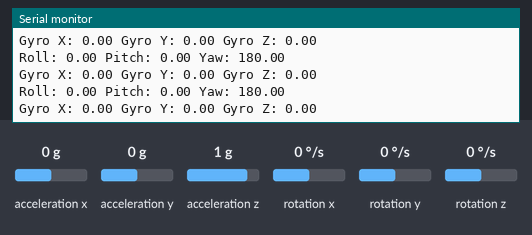
Bench run of a sketch on a simulated Arduino Nano 33 IoT. On the bench: the last lines printed to the serial monitor. The inputs (shaded band) are chosen by the test bench; at power-on: acceleration x 0 g, acceleration y 0 g, acceleration z 1 g, rotation x 0 °/s, rotation y 0 °/s, rotation z 0 °/s.

Above: at 1.2 s.
1.3 s: acceleration x set to -1.4 g
At 1.35 s:
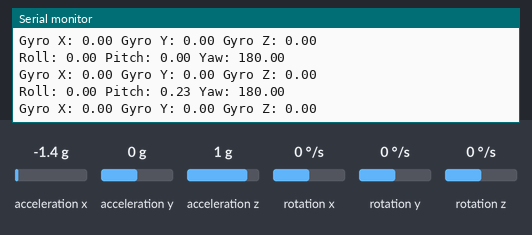
2.8 s: acceleration y set to -1.4 g
At 2.89 s:
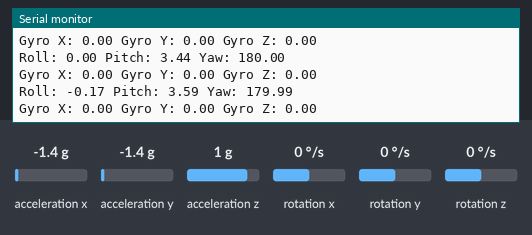
4.3 s: acceleration z set to -1.4 g
At 4.34 s:
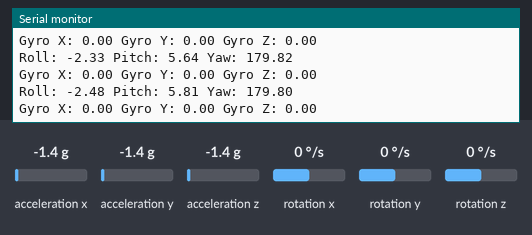
5.8 s: rotation x set to -192 °/s
At 6.6 s:
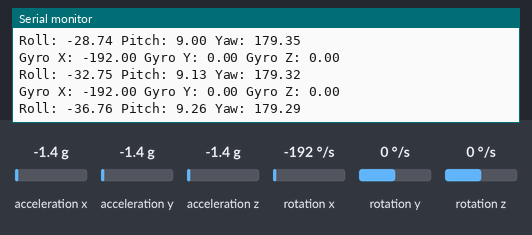
7.3 s: rotation y set to -192 °/s
At 7.33 s:
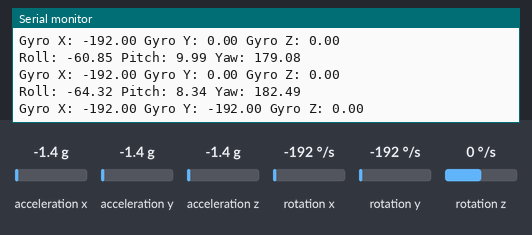
Timing chart, 0 to 9.8 s (numbered marks = the images above; inputs shaded):
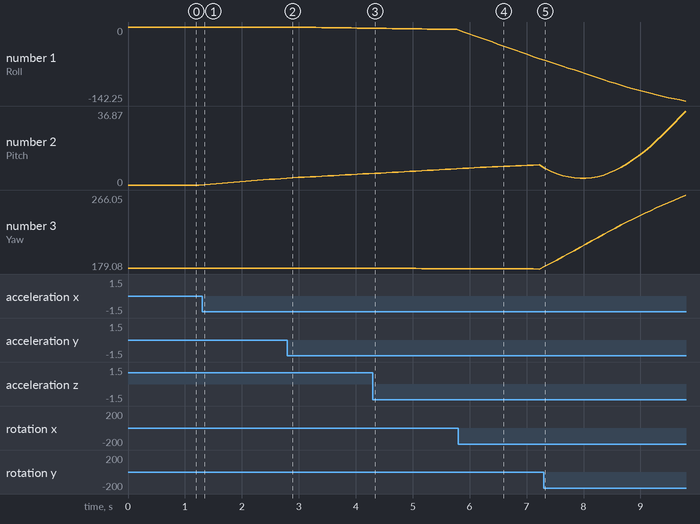

Measured:
- after the input at 1.3 s, the serial monitor: prints a new line at once (image 1)
- after the input at 2.8 s, the serial monitor: prints a new line after 0.09 s (image 2)
- after the input at 4.3 s, the serial monitor: prints a new line at once (image 3)
- after the input at 5.8 s, the serial monitor: prints a new line after 0.08 s (image 4)
- after the input at 7.3 s, the serial monitor: prints a new line at once (image 5)
- plotted number 1: 0 → -2.33 after the input at 2.8 s, -2.33 → -4.71 after the input at 4.3 s, -4.71 → -60.85 after the input at 5.8 s, -60.85 → -142.25 after the input at 7.3 s
- plotted number 2: 0 → 3.44 after the input at 1.3 s, 3.44 → 5.64 after the input at 2.8 s, 5.64 → 8.11 after the input at 4.3 s, 8.11 → 9.99 after the input at 5.8 s, 9.99 → 36.87 after the input at 7.3 s
- plotted number 3: 180 → 179.82 after the input at 2.8 s, 179.82 → 179.53 after the input at 4.3 s, 179.53 → 179.08 after the input at 5.8 s, 179.08 → 266.05 after the input at 7.3 s

The sketch:

part2_code.ino
```cpp
// Jiahang Wang

// I used this code to print out the direction information I needed for data analysis.
#include <Arduino_LSM6DS3.h>
#include <MadgwickAHRS.h>

Madgwick filter;
float roll, pitch, yaw;

void setup() {
  Serial.begin(9600);
  while (!Serial);

  if (!IMU.begin()) {
    Serial.println("Failed to initialize IMU!");
    while (1);
  }

  Serial.println("IMU initialized!");
  filter.begin(50); // update rate of the Madgwick filter
}

void loop() {
  float ax, ay, az, gx, gy, gz;

  if (IMU.accelerationAvailable() && IMU.gyroscopeAvailable()) {
    IMU.readAcceleration(ax, ay, az);
    IMU.readGyroscope(gx, gy, gz);

    // Pass data to the Madgwick filter
    filter.updateIMU(gx, gy, gz, ax, ay, az);

    // Get the current orientation
    roll = filter.getRoll();
    pitch = filter.getPitch();
    yaw = filter.getYaw();

    // Print the orientation data
    Serial.print("Roll: ");
    Serial.print(roll);
    Serial.print(" Pitch: ");
    Serial.print(pitch);
    Serial.print(" Yaw: ");
    Serial.println(yaw);

    // Print the gyroscope data
    Serial.print("Gyro X: ");
    Serial.print(gx);
    Serial.print(" Gyro Y: ");
    Serial.print(gy);
    Serial.print(" Gyro Z: ");
    Serial.println(gz);
  }

  delay(100);
}
```
